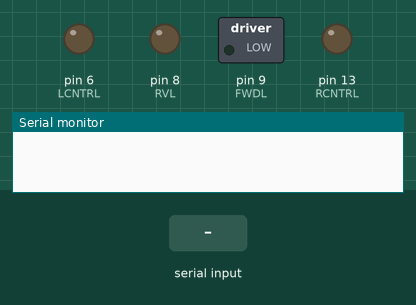
A sketch run on a simulated Arduino Uno, built with avr-gcc and run on an emulated ATmega328P. Shown: switched loads named in the sketch (green lamp = pin HIGH), output pins drawn as LEDs (lit = HIGH), the last lines printed to the serial monitor. The test bench sets the inputs (shaded band).

Above: at 1.2 s.
1.3 s: "d" received over Serial
At 2.4 s:
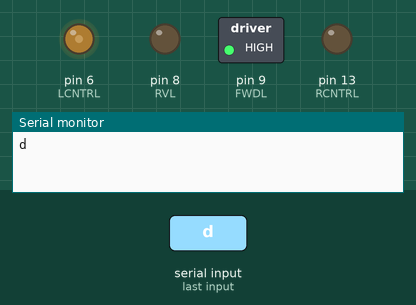
2.8 s: "b" received over Serial
At 3.6 s:
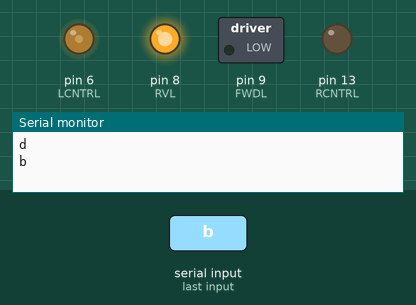
4.3 s: "r" received over Serial
At 4.7 s:
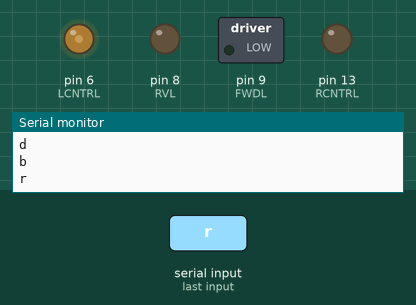
5.8 s: "s" received over Serial
At 7.1 s:
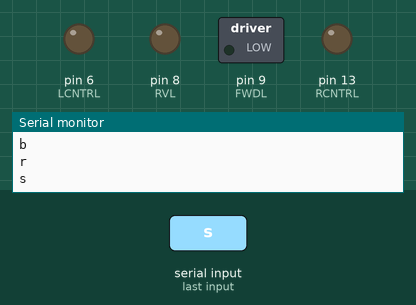
Timing chart, 0 to 8.3 s (numbered marks = the images above; inputs shaded):
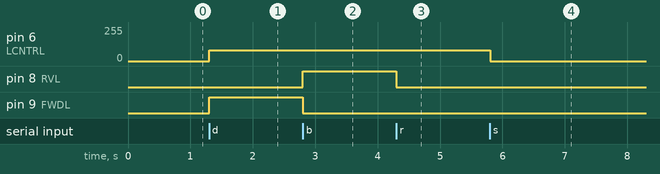

Measured:
- after the input at 1.3 s, pin 6 (LCNTRL): 0/255 → 80/255 at once; pin 9 (FWDL): LOW → HIGH at once
- after the input at 2.8 s, pin 8 (RVL): LOW → HIGH at once; pin 9 (FWDL): HIGH → LOW at once
- after the input at 4.3 s, pin 8 (RVL): HIGH → LOW at once
- after the input at 5.8 s, pin 6 (LCNTRL): 80/255 → 0/255 at once

The sketch:

AC_car.ino
```cpp
char data;                //Variable for storing received data

#include <NewPing.h>
//ultrasound
#define TRIGGER_PIN  4
#define ECHO_PIN     3
#define MAX_DISTANCE 200
NewPing sonar(TRIGGER_PIN, ECHO_PIN, MAX_DISTANCE);

//left side motor
#define RVL 8
#define FWDL  9
#define LCNTRL 6
//ride side motor
#define FWDR 10
#define RVR  11
#define RCNTRL 13

int pw = 80;

static boolean STOP = false;
static boolean left = false;
static boolean right = false;

//IR sensor
#define IRr 2
int detectionR = HIGH; //no obstacle

void setup()
{
  Serial.begin(9600);         //Sets the data rate in bits per second (baud) for serial data transmission
  pinMode(IRr, INPUT);

  pinMode(LCNTRL , OUTPUT);
  pinMode(FWDL, OUTPUT);
  pinMode(RVL, OUTPUT);

}
void loop()
{
  if(Serial.available() > 0)  // Send data only when you receive data:
  {
    data = Serial.read();      //Read the incoming data and store it into variable data
    Serial.println(data);
    if(data == 'd')            //Checks whether value of data is equal to
      forward();
    else if(data == 'b')       //Checks whether value of data is equal to
      reverse();
    else if (data == 'l')
      goLeft();
    else if (data == 'r')
      goRight();
    else if (data == 'a')
      sensor();
    else if (data == 's')
      danger();
  }

}

void sensor() {
  int sonarD = sonar.ping_cm();
  forward();
  do {
    sonarD = sonar.ping_cm();
    delay(100);
  }while(sonarD >= 15 || sonarD == 0);

  danger();

  detectionR = digitalRead(IRr);

  if (detectionR == HIGH){
    right = true;
  }
  else {
    left = true;
  }

  if (STOP){
    reverse();
    danger();
  }

  if (left){
    goLeft();
    danger();
  }
  else if (right){
    goRight();
    danger();
  }
}

void danger() {
  digitalWrite(FWDL, LOW);
  digitalWrite(RVL, LOW);
  analogWrite(LCNTRL, 0);
  digitalWrite(FWDR, LOW);
  digitalWrite(RVR, LOW);
  analogWrite(RCNTRL, 0);
  delay(100);
  STOP = true;
  delay(1000);
}

void reverse(){
  digitalWrite(FWDL, LOW);
  digitalWrite(RVL, HIGH);
  analogWrite(LCNTRL, pw);
  digitalWrite(FWDR, LOW);
  digitalWrite(RVR, HIGH);
  analogWrite(RCNTRL, pw);
  STOP = false;
  delay(500);
}

void forward(){
  digitalWrite(RVL, LOW);
  digitalWrite(FWDL, HIGH);
  analogWrite(LCNTRL, pw);
  digitalWrite(RVR, LOW);
  digitalWrite(FWDR, HIGH);
  analogWrite(RCNTRL, pw);
  STOP = false;
}

void goLeft(){
  digitalWrite(RVL, LOW);
  digitalWrite(RVR, LOW);
  digitalWrite(FWDR, LOW);
  analogWrite(RCNTRL, 0);

  digitalWrite(FWDL, HIGH);
  analogWrite(LCNTRL, pw);
  left = false;
  delay(750);
}

void goRight(){
  digitalWrite(FWDL, LOW);
  digitalWrite(RVL, LOW);
  digitalWrite(RVR, LOW);

  digitalWrite(FWDR, HIGH);
  analogWrite(RCNTRL, pw);
  right = false;
  delay(750);
}
void finish(){
  digitalWrite(FWDL, LOW);
  digitalWrite(RVL, LOW);
  analogWrite(LCNTRL, 0);
  digitalWrite(FWDR, LOW);
  digitalWrite(RVR, LOW);
  analogWrite(RCNTRL, 0);
  delay(10000);
}
```
